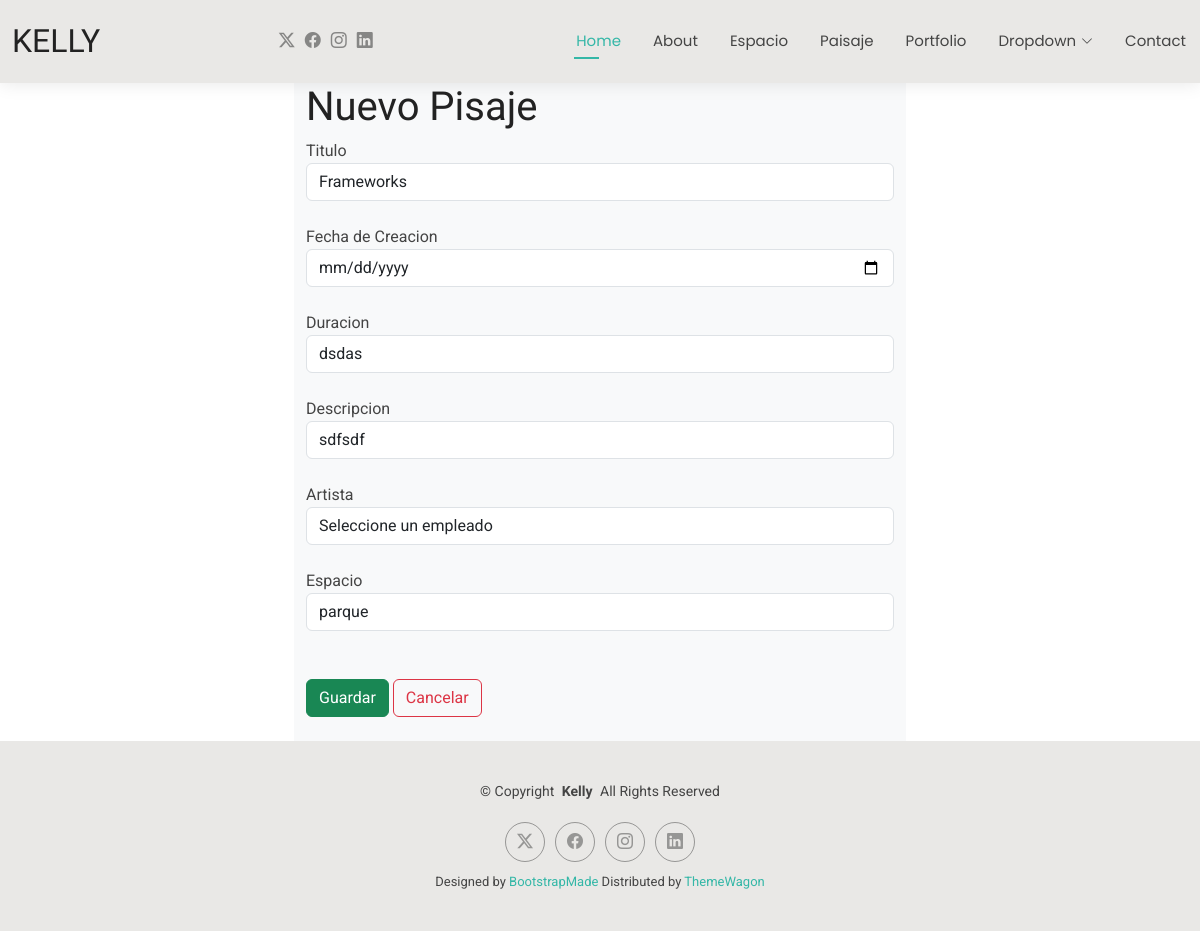
The page /editarPaisajeSonoro/1 on the database its author committed.
### Aplicaciones/Paisaje_sonoro/models.py (models this page shows)
class PaisajeSonoro(models.Model):
    titulo = models.CharField(max_length=100)
    fecha_creacion = models.DateField()
    duracion = models.CharField(max_length=10)
    descripcion = models.TextField(blank=True)
    artista = models.ForeignKey(Empleado, on_delete=models.CASCADE)
    espacio = models.ForeignKey(Espacio, on_delete=models.CASCADE)

### Aplicaciones/Espacio/models.py (models this page shows, shortened)
class Espacio(models.Model):
    nombre = models.CharField(max_length=100)
    tipo = models.CharField(max_length=50)
    ubicacion = models.CharField(max_length=200)
    descripcion = models.TextField(blank=True)

### Aplicaciones/Paisaje_sonoro/views.py (the view)
# urls.py: path('editarPaisajeSonoro/<int:id>', views.editarPaisajeSonoro, name='editarPaisajeSonoro'),
def editarPaisajeSonoro(request, id):
    paisajesonoroeditar = PaisajeSonoro.objects.get(id=id)
    tartista = Empleado.objects.all()
    tespacio = Espacio.objects.all()
    return render(request, 'editarPaisajeSonoro.html', {'p': paisajesonoroeditar, 'empleados': tartista, 'espacios': tespacio})

### Aplicaciones/Paisaje_sonoro/templates/editarPaisajeSonoro.html (shortened to what this page needs)
{% extends 'plantillas.html' %}
{% load static %}
{% block body %}
<div class="row">
    <div class="col-md-3"></div>
    <div class="col-md-6 bg-light">
        <h1>Nuevo Pisaje</h1>
        <form action="{% url 'guardarPaisajeSonoro' %}" method="post">
            <label for="titulo">Titulo</label><br>
            <input class="form-control" type="text" value="{{p.titulo}}" name="titulo" id="titulo" required><br>
            <label for="fecha_creacion">Fecha de Creacion</label><br>
            <input class="form-control" type="date" value="{{p.fecha_creacion}}" name="fecha_creacion" id="fecha_creacion" required><br>
            <label for="duracion">Duracion</label><br>
            <input class="form-control" type="text" value="{{p.duracion}}" name="duracion" id="duracion" required><br>
            <label for="descripcion">Descripcion</label><br>
            <input class="form-control" type="text" value="{{p.descripcion}}" name="descripcion" id="descripcion" required><br>
            <label for="artista">Artista</label><br>
            <select name="empleado" id="empleado" class="form-control">
                <option value="">Seleccione un empleado</option>
            </select><br>
            <label for="espacio">Espacio</label><br>
            <select name="espacio" id="espacio" class="form-control">
                {% for espacio in espacios %}
                    <option value="{{ espacio.id }}"{% if espacio.id == p.espacio.id %} selected {% endif %}>{{ espacio.nombre }}</option>
                {% endfor %}
            </select><br>
            <br>
            <button class="btn btn-success" type="submit">Guardar</button>
            <a class="btn btn-outline-danger" href="{% url 'empleado' %}">Cancelar</a><br><br>
        </form>
    </div>
</div>
{% endblock %}

### Ambiental/static/plantilla/Kelly/assets/css/main.css (style rules this page uses)
:root { --default-font: "Roboto", system-ui, -apple-system, "Segoe UI", Roboto, "Helvetica Neue", Arial, "Noto Sans", "Liberation Sans", sans-serif, "Apple Color Emoji", "Segoe UI Emoji", "Segoe UI Symbol", "Noto Color Emoji"; --heading-font: "Raleway", sans-serif; --nav-font: "Poppins", sans-serif; }
:root { --background-color: #ffffff; --default-color: #444444; --heading-color: #222222; --accent-color: #34b7a7; --surface-color: #ffffff; --contrast-color: #ffffff; }
:root { --nav-color: #444444; --nav-hover-color: #34b7a7; --nav-mobile-background-color: #ffffff; --nav-dropdown-background-color: #ffffff; --nav-dropdown-color: #444444; --nav-dropdown-hover-color: #34b7a7; }
:root { scroll-behavior: smooth; }
body { color: var(--default-color); background-color: var(--background-color); font-family: var(--default-font); }
a { color: var(--accent-color); text-decoration: none; transition: 0.3s; }
h1, h2, h3, h4, h5, h6 { color: var(--heading-color); font-family: var(--heading-font); }

### rows shown on the page
PaisajeSonoro: titulo "Frameworks", duracion "dsdas", descripcion "sdfsdf", espacio "parque"
